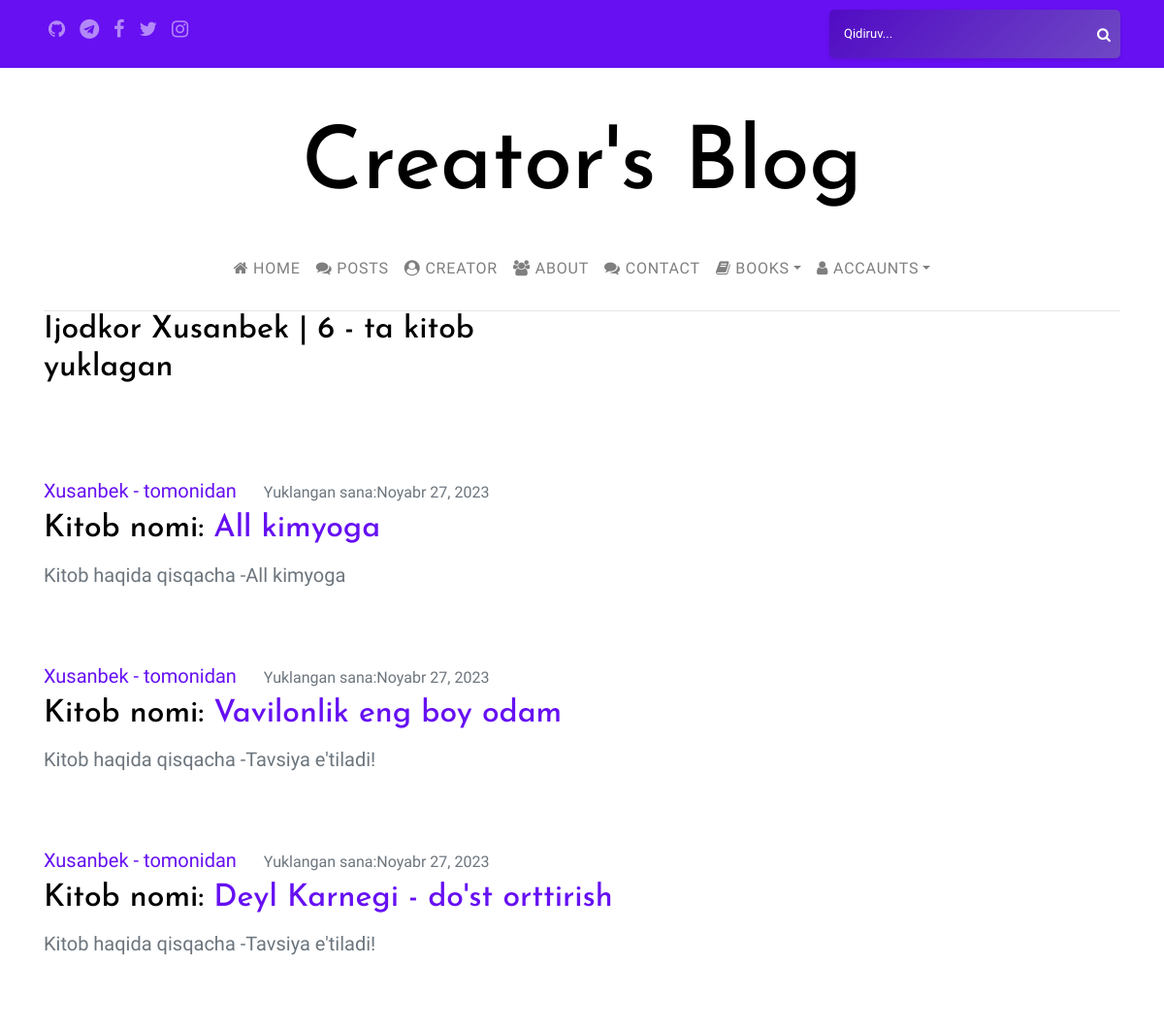
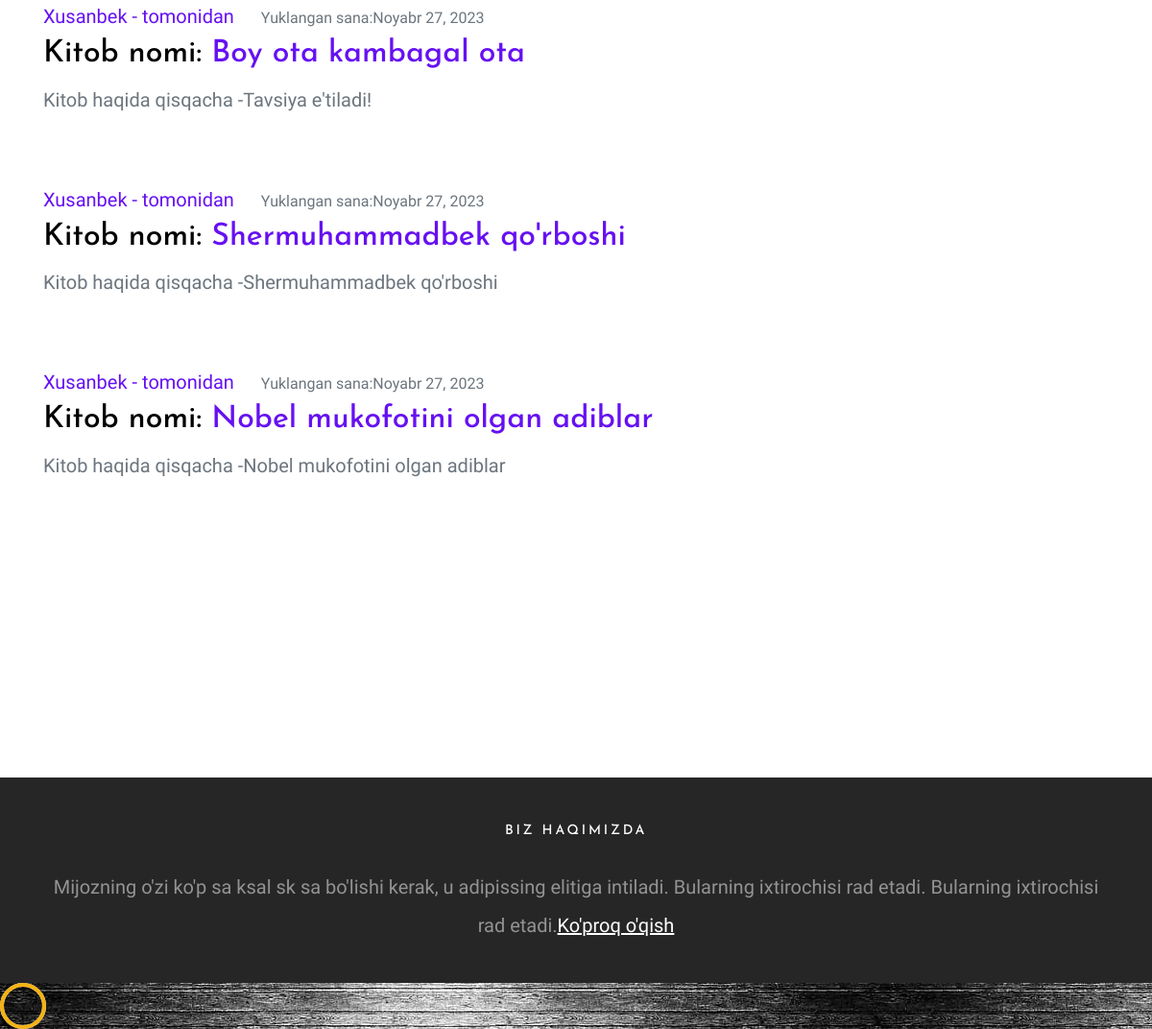
Page /darslik/user/Xusanbek on the earlier database version (2 pictures, top to bottom).
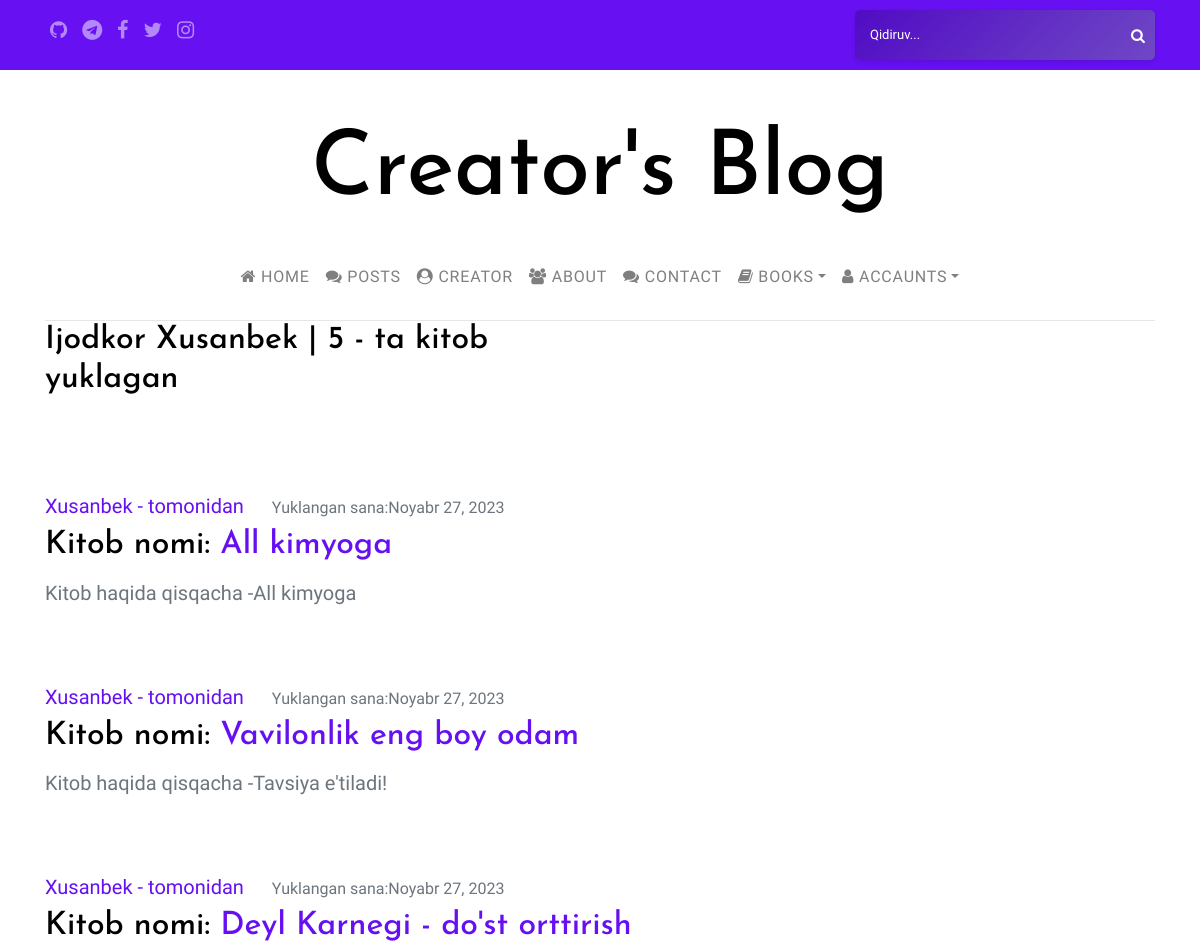
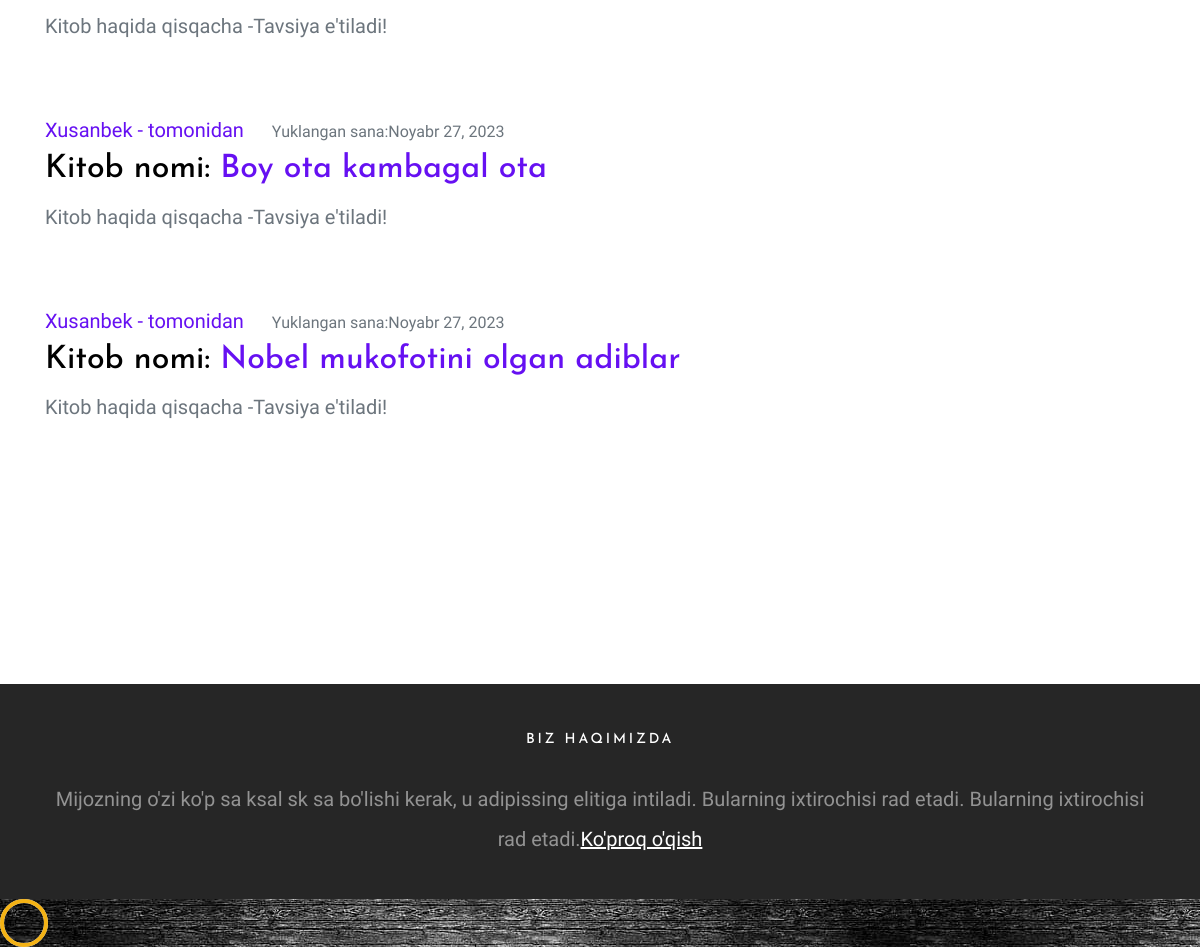
Same page on the later database version (2 pictures, top to bottom).
### blog/models.py (models this page shows, shortened)
class Post(models.Model):
    title = models.CharField(max_length=100)
    file = models.FileField(null=True, blank=True, upload_to='icreative')
    content = models.TextField()
    date_posted = models.DateTimeField(default=timezone.now)
    author = models.ForeignKey(User, on_delete=models.CASCADE, related_name='posts')

### blog/views.py (the view)
# urls.py: path('user/<str:username>', UserPostListView.as_view(), name='user-posts'),
class UserPostListView(ListView):
    model = Post
    template_name = 'blog/user_posts.html'  # <app>/<model>_<viewtype>.html
    context_object_name = 'posts'
    paginate_by = 10
    def get_queryset(self):
        user = get_object_or_404(User, username=self.kwargs.get('username'))
        return Post.objects.filter(author=user).order_by('-date_posted')

### blog/templates/blog/user_posts.html (shortened to what this page needs)
{% extends "partials/_base.html" %} {% block content %} {% load static %}
<div class="container">
    <div class="row mb-4">
        <div class="col-md-6">
            <h2 class="mb-3">Ijodkor {{ view.kwargs.username }} | {{ page_obj.paginator.count }} - ta kitob yuklagan</h2>
        </div>
    </div>
    {% for post in posts %}
    <section class="site-section pt-5 pb-5">
        <article class="media content-section">
            <div class="media-body">
                <div class="article-metadata">
                    <a class="mr-2" href="{% url 'user-posts' post.author.username %}">{{ post.author }} - tomonidan</a>
                    <small class="col-md-12">Yuklangan sana:{{ post.date_posted|date:"F d, Y" }}</small>
                </div>
                <h2>Kitob nomi: <a class="article-title" href="{% url 'post-detail' post.id %}"> {{ post.title }}</a></h2>
                <p class="article-content">Kitob haqida qisqacha -{{ post.content }}</p>
            </div>
        </article>
        {% endfor %}  {% endblock content %}

### templates/partials/_base.html (shortened to what this page needs)
{% load static %}
<!doctype html>
<html lang="en">
<head>
    <link rel="stylesheet" href="https://stackpath.bootstrapcdn.com/bootstrap/4.3.1/css/bootstrap.min.css">
    <link rel="stylesheet" href="https://use.fontawesome.com/releases/v5.8.1/css/all.css">
    <link href="https://cdn.jsdelivr.net/npm/bootstrap@5.0.0-beta2/dist/css/bootstrap.min.css" rel="stylesheet">
    <link rel="stylesheet" href="{% static 'css/bootstrap.css' %}">
    <link rel="stylesheet" href="{% static 'css/animate.css' %}">
    <link rel="stylesheet" href="{% static 'css/owl.carousel.min.css' %}">
    <link rel="stylesheet" href="{% static 'fonts/ionicons/css/ionicons.min.css' %}">
    <link rel="stylesheet" href="{% static 'fonts/fontawesome/css/font-awesome.min.css' %}">
    <link rel="stylesheet" href="{% static 'fonts/flaticon/font/flaticon.css' %}">
    <link rel="stylesheet" href="{% static 'css/style.css' %}">
</head>
<body>
    <div class="wrap">
        <header role="banner">
            <div class="top-bar">
                <div class="container">
                    <div class="row">
                        <div class="col-9 social">
                            <a href="https://github.com/Xusanbek0071"><span class="fa fa-github"></span></a>
                            <a href="https://t.me/it_creative_channel"><span class="fa fa-telegram"></span></a>
                            <a href="https://facebook.com/suyunov_husanbek"><span class="fa fa-facebook"></span></a>
                            <a href="https://twitter.com/suyunov_husan"><span class="fa fa-twitter"></span></a>
                            <a href="https://instagram.com/husanbek_dev/"><span class="fa fa-instagram"></span></a>
                        </div>
                        <div class="col-3 search-top">
                            <form action="{% url 'search' %}" method="GET" class="search-top-form">
                                <span class="icon fa fa-search"></span>
                                <input type="text" name="q" id="s" placeholder="Qidiruv...">
                            </form>
                        </div>
                    </div>
                </div>
            </div>
            <div class="container logo-wrap">
                <div class="row pt-5">
                    <div class="col-12 text-center">
                        <h1 class="site-logo"><a href="{% url 'pages:index' %}">Creator's Blog </a></h1>
                    </div>
                </div>
            </div>
            <nav class="navbar navbar-expand-md  navbar-light bg-light">
                <div class="container">
                    <div class="collapse navbar-collapse" id="navbarMenu">
                        <ul class="navbar-nav mx-auto">
                            <li class="nav-item">
                                <a class="nav-link  {% if '/' == request.path %}active{% endif %}" href="{% url 'pages:index' %}"><i class="fa fa-home"></i>  Home</a>
                            </li>
                            <li class="nav-item">
                                <a class="nav-link {% if 'post' in request.path and 'create' not in request.path %}active{% endif %}" href="{% url 'posts:posts' %}"><i class="fa fa-comments"></i>  Posts</a>
                            </li>
                            <li class="nav-item">
                                <a class="nav-link {% if 'accounts/all' in request.path or 'accounts/detail' in request.path %}active{% endif %}" href="{% url 'user:authors' %}"><i class="fa fa-user-circle"></i> Creator</a>
                            </li>
                            <li class="nav-item">
                                <a class="nav-link  {% if 'about' in request.path %}active{% endif %}" href="{% url 'pages:about' %}"><i class="fa fa-group"></i>  About </a>
                            </li>
                            <li class="nav-item">
                                <a class="nav-link  {% if 'contact' in request.path %}active{% endif %}" href="{% url 'pages:contact' %}"><i class="fa fa-comments"></i>  Contact</a>
                            </li>
                            <li class="nav-item dropdown">
                                <a class="nav-link dropdown-toggle " href="" id="dropdown05" data-toggle="dropdown" aria-haspopup="true" aria-expanded="false"><i class="fa fa-book"></i> Books</a>
                            </li>
                            {% if request.user.is_authenticated %}
                            <li class="nav-item dropdown">
                                <a class="nav-link dropdown-toggle {% if 'profile' in request.path or 'change-password' in request.path or 'create' in request.path %}active{% endif %}" href="" id="dropdown05" data-toggle="dropdown" aria-haspopup="true" aria-expanded="false"><i class="fa fa-user-md"></i> {{ request.user.username }}</a>
                                <div class="dropdown-menu" aria-labelledby="dropdown05">
                                    <a class="dropdown-item" href="{% url 'posts:postCreate' %}"><i class="fa fa-plus"></i> New post</a>
                                    <a class="dropdown-item" href="{% url 'user:viewProfile'%}"><i class="fa fa-id-card"></i> My accaunt</a>
                                    <a href="{% url 'user-posts' user %}" class="dropdown-item "><i class="fas fa-money-check  "></i> My books</a>
                                    <a href="{% url 'post-create' %} " class="dropdown-item "><i class="fas fa-file-download"></i> Upload books</a>
                                    <a class="dropdown-item " href="{% url 'user:updateProfile' %} "><i class="fa fa-pencil-square-o "></i> Accaunt edit</a>
                                    <a class="dropdown-item " href="{% url 'user:changePassword' %} "><i class="fa fa-wrench "></i> Password upload</a>
                                    <a class="dropdown-item " href="{% url 'user:logout' %} "><i class="fa fa-sign-out "></i> Log out</a>
                                </div>
                            </li>
                            {% else %}
                            <li class="nav-item dropdown">
                                <a class="nav-link dropdown-toggle " href="" id="dropdown05" data-toggle="dropdown" aria-haspopup="true" aria-expanded="false"><i class="fa fa-user"></i> Accaunts</a>
                            </li>
                            {% endif %}
                        </ul>
                    </div>
                </div>
            </nav>
        </header>
        {% block content %}{% endblock %}
        {% include 'partials/_sidebar.html' %}
        <footer class="site-footer w-100 pb-4 pt-5 ">
            <div class="container ">
                <div class="row ">
                    <div class="col-md-12 text-center ">
                        <h3>Biz haqimizda </h3>
                        <p>Mijozning o'zi ko'p sa ksal sk sa bo'lishi kerak, u adipissing elitiga intiladi. Bularning ixtirochisi rad etadi. Bularning ixtirochisi rad etadi.<a href="{% url 'pages:about' %} "><u>Ko'proq o'qish</u></a> </p>
                    </div>
                </div>
            </div>
        </footer>
    <div id="loader " class="show fullscreen ">
        <svg class="circular " width="48px " height="48px ">
        <circle class="path-bg " cx="24 " cy="24 " r="22 " fill="none " stroke-width="4 " stroke="#eeeeee "/>
        <circle class="path " cx="24 " cy="24 " r="22 " fill="none " stroke-width="4 " stroke-miterlimit="10 " stroke="#f4b214 "/>
    </svg>
    </div>
</body>
</html>

### templates/partials/_sidebar.html (shortened to what this page needs)
{% load static %}
<div class="col-md-12 col-lg-4 sidebar">
</div>
</div>
</div>

### static/css/style.css (style rules this page uses)
body { background: #000000 url("../images/2.jpg") repeat; font-family: "Inconsolata", SFMono-Regular, Menlo, Monaco, Consolas, "Liberation Mono", "Courier New", monospace; font-weight: 320; font-size: 20px; line-height: 2; color: #6c757d; }
a { -webkit-transition: .3s all ease; -o-transition: .3s all ease; transition: .3s all ease; text-decoration: none; }
h1, h2, h3, h4, h5 { color: #000; font-family: "Josefin Sans", -apple-system, BlinkMacSystemFont, "Segoe UI", Roboto, "Helvetica Neue", Arial, sans-serif, "Apple Color Emoji", "Segoe UI Emoji", "Segoe UI Symbol", "Noto Color Emoji"; }
.wrap { max-width: 1250px; margin: 0 auto; background: #ffffff; -webkit-box-shadow: 0 0 40px 0 rgba(0, 0, 0, 0.1); box-shadow: 0 0 40px 0 rgba(0, 0, 0, 0.1); }
header { position: relative; top: 0; left: 0; width: 100%; z-index: 5; font-weight: 400; background: #fff !important; }
header .navbar-collapse { position: relative; }
header .navbar { padding-top: 0; padding-bottom: 0; background: transparent !important; }
header .navbar .nav-link { padding: 1.7rem 1rem; font-size: 16px; outline: none !important; text-transform: uppercase; letter-spacing: .05em; }
.site-logo a { color: #000; font-size: 90px; }
.top-bar { background: rgb(103, 16, 242); padding: 10px 0; }
.top-bar .social a, .top-bar .search-icon a { color: #ffffff; opacity: .5; padding: 5px; }
.top-bar .social { text-align: left; }
.navbar .container>div { border-bottom: 1px solid #e6e6e6; }
.site-section { padding: 7em 0; }
.sidebar { padding-left: 5em; }
.search-top .search-top-form { position: relative; float: right; }
.search-top .icon { position: absolute; right: 10px; top: 50%; -webkit-transform: translateY(-50%); -ms-transform: translateY(-50%); transform: translateY(-50%); font-size: 15px; color: #ffffff; }
.search-top input { color: #fff; background: linear-gradient(135deg, #510bc4, #6f48c4); width: 100%; min-width: 300px; border: none; border-radius: 5px; padding: 12px 20px 12px 15px; font-size: 13px; transition: all 0.3s ease; box-shadow: 0 2px 5px rgba(0, 0, 0, 0.1); }
.search-top input::placeholder { color: #fff; }
.site-footer { background-size: cover; background-position: center center; background-repeat: no-repeat; padding: 5em 0; background: #262626; }
.site-footer a { color: #fff; }
.site-footer h3 { color: #fff; margin-bottom: 30px; font-size: 14px; text-transform: uppercase; letter-spacing: .2em; }
.site-footer p { color: rgba(255, 255, 255, 0.5); }

Differences in the rows shown:
removed Post: author "Xusanbek", date_posted "Noyabr 27, 2023", title "Shermuhammadbek qo'rboshi", content "Shermuhammadbek qo'rboshi"
changed Post "Nobel mukofotini olgan adiblar": content "Nobel mukofotini olgan adiblar" → "Tavsiya e'tiladi!"
Other differences:
{{ page_obj.paginator.count }}: "6" → "5"
